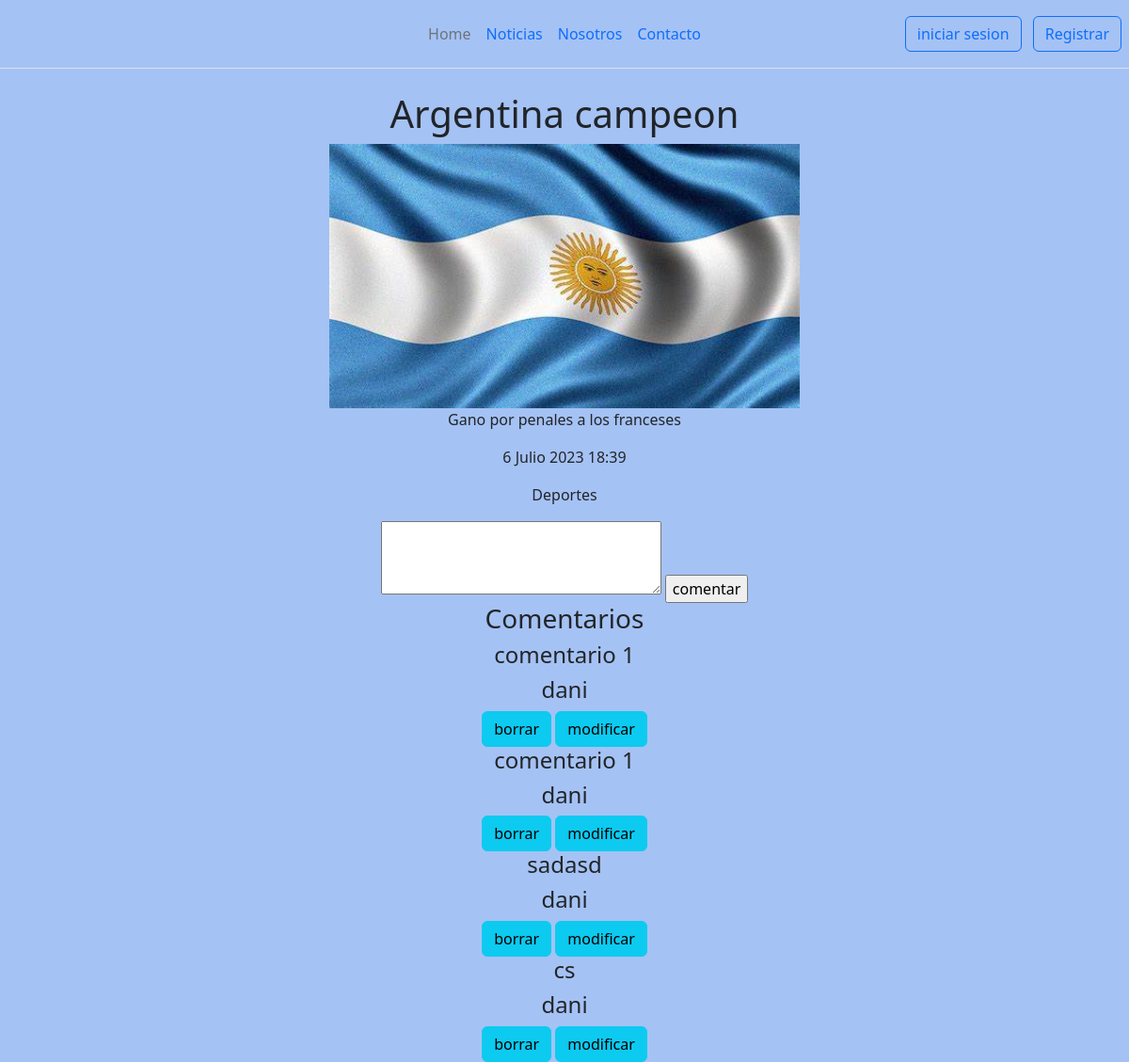
Page /noticia/detalle1 on the earlier database version.
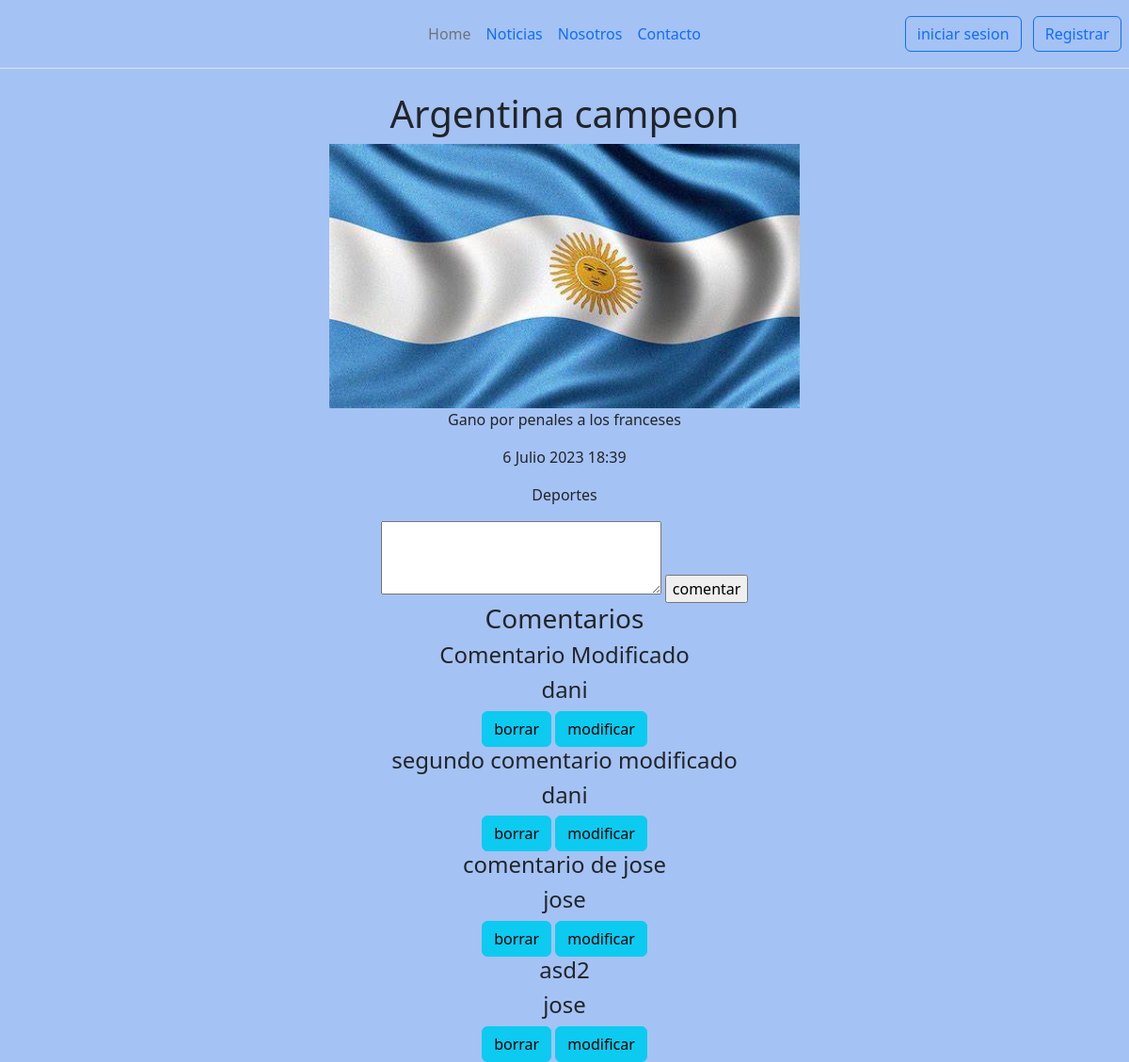
Same page on the later database version.
### apps/noticias/models.py (models this page shows, shortened)
class Comentario(models.Model):
    texto = models.TextField(null=True)
    fecha = models.DateTimeField(auto_now_add=True)
    noticia = models.ForeignKey(Noticia, on_delete=models.CASCADE)
    usuario = models.ForeignKey(Usuario, on_delete=models.CASCADE)

### apps/usuarios/models.py (models this page shows)
class Usuario(AbstractUser):
    pass

### apps/noticias/views.py (the view)
# urls.py: path('detalle<int:pk>', views.Detalle_Noticias, name='detalle'),
def Detalle_Noticias(request, pk):
    contexto = {}
    n = Noticia.objects.get(pk=pk)
    contexto['noticia'] = n
    c = Comentario.objects.filter(noticia=n)
    contexto['comentarios'] = c
    return render(request, 'noticias/detalle.html', contexto)

### apps/noticias/models.py (called while the page is built)
    def __str__(self) -> str:
        return self.nombre

    def MisComentarios(self):
        return self.comentario_set.all()

    def __str__(self) -> str:
        return self.titulo

### templates/noticias/detalle.html (shortened to what this page needs)
{% extends 'base.html' %}
{% load static %}
{% block contenido%}
<h1>{{noticia}}</h1>
<img src="{{noticia.imagen.url}}" alt="" width="500">
<p>{{noticia.cuerpo}}</p>
<p>{{noticia.fecha}}</p>
<p>{{noticia.categoria_noticia}}</p>
<form action="{% url 'noticias:comentar' %}" method="post">{% csrf_token %}
    <textarea name="comentario" cols="30" rows="3"></textarea>
    <input type="submit" value="comentar">
</form>
<h3>Comentarios</h3>
{% for c in noticia.MisComentarios %}
<h4>{{c.texto}}</h4>
<h4>{{c.usuario}}</h4>
<a href="{% url 'noticias:borrar_comentario' c.pk %}" class="btn btn-info">borrar</a>
<a href="{% url 'noticias:modificar_comentario' c.pk %}" class="btn btn-info">modificar</a>
{% endfor %}
{% endblock contenido%}

Differences in the rows shown:
removed Comentario: texto "comentario 1", usuario "dani"
removed Comentario: texto "comentario 1", usuario "dani"
changed Comentario: texto "sadasd" → "Comentario Modificado"
changed Comentario: texto "cs" → "segundo comentario modificado"
added Comentario: texto "comentario de jose", usuario "jose"
added Comentario: texto "asd2", usuario "jose"
